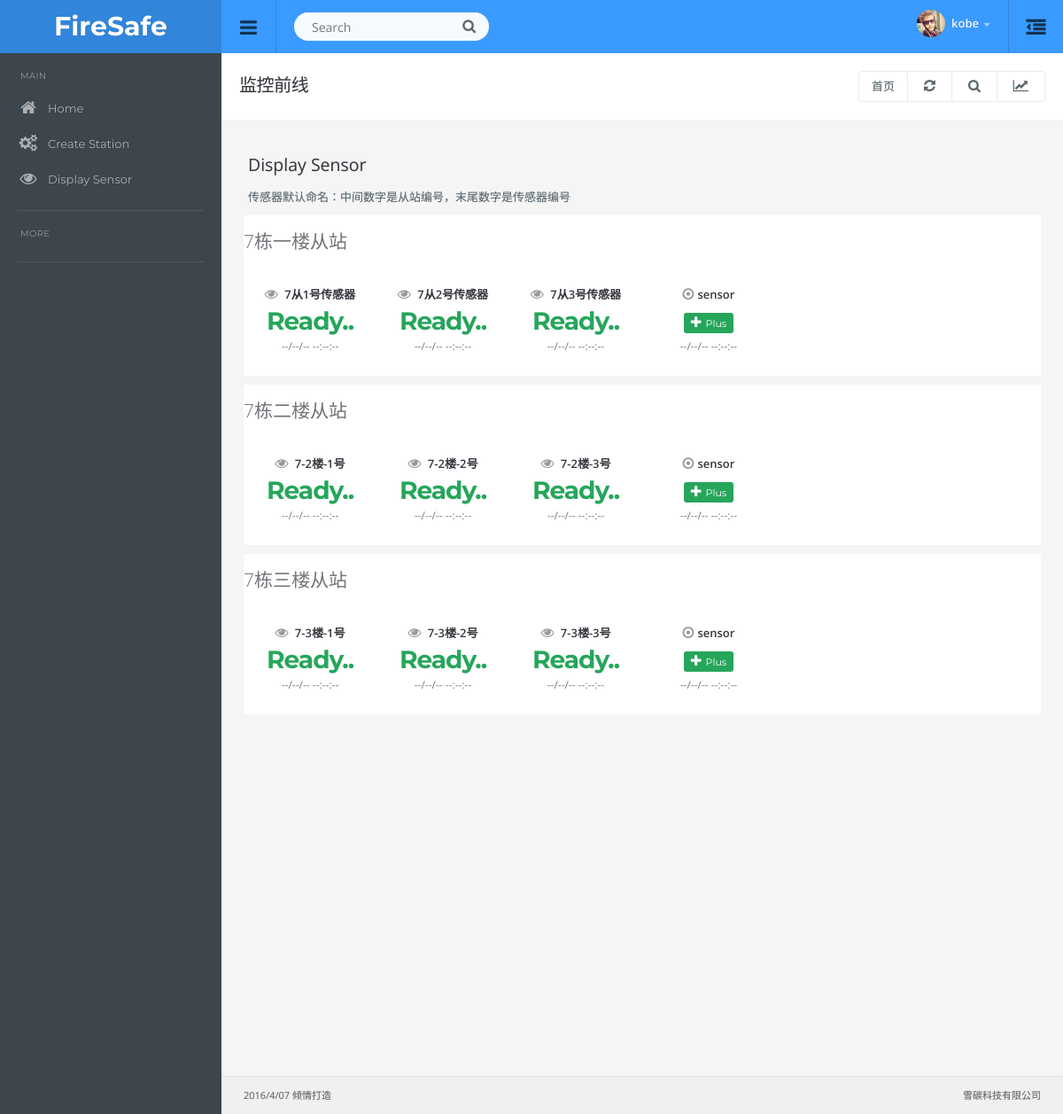
Screenshot of /sensor/display (signed in) with the database file from the repository.
### app/models.py (models this page shows, shortened)
class User(UserMixin, db.Model):
	__tablename__ = 'users'
	id            = db.Column(db.Integer,primary_key=True)
	email         = db.Column(db.String(64), unique=True, index=True)
	username      = db.Column(db.String(64),unique=True,index=True)
	role_id       = db.Column(db.Integer, db.ForeignKey('roles.id'))
	password_hash = db.Column(db.String(128))
	name          = db.Column(db.String(64))
	company       = db.Column(db.String(64))
	member_since  = db.Column(db.DateTime(), default=datetime.now)
	last_seen     = db.Column(db.DateTime(), default=datetime.now)
	understudy    = db.Column(db.Boolean(),default=True)
	def ping(self):
		self.last_seen = datetime.now()
		db.session.add(self)
	def can(self, permissions):
		return self.role is not None and \
		(self.role.permissions & permissions) == permissions
	def is_administrator(self):
		return self.can(Permission.ADMIN)
	class AnoymusUser(AnonymousUserMixin):
		def can(self, permissions):
			return False
		def is_administrator(self):
			return False
	login_manager.anonymous_user = AnoymusUser
	@property
	def password(self):
		raise AttributeError('password is not a readabel attribute')

class SonModel(db.Model):
    __tablename__ = 'sonmodels'
    id            = db.Column(db.Integer, primary_key=True)
    name 		  = db.Column(db.String(128), unique=True)
    slaveaddress  = db.Column(db.Integer, unique=True)
    location      = db.Column(db.String(128))
    sensorsNumber = db.Column(db.Integer)
    main_id       = db.Column(db.Integer, db.ForeignKey('mainmodels.id'))
    is_run        = db.Column(db.Boolean(), default=False)
    sensors       = db.relationship('Sensor', backref='sonmodel', lazy='dynamic')

class Sensor(db.Model):
	__tablename__ = 'sensors'
	id          = db.Column(db.Integer, primary_key=True)
	name		= db.Column(db.String(128), unique=True)
	location    = db.Column(db.String(128))
	slave_id    = db.Column(db.Integer)
	position    = db.Column(db.Integer)
	is_top      = db.Column(db.Boolean(), default=False)
	is_run      = db.Column(db.Boolean(), default=False)
	sonmodel_id = db.Column(db.Integer, db.ForeignKey('sonmodels.id'))

class SensorLog(db.Model):
	__tablename__ = 'sensorslog'
	id            = db.Column(db.Integer, primary_key=True)
	sensor_name   = db.Column(db.String(128), unique=True)
	position      = db.Column(db.Integer)
	slave_id      = db.Column(db.Integer)
	sensor_state  = db.Column(db.String(32), default=u'unOpen')
	create_time   = db.Column(db.DateTime(), default=datetime.now)
	updata_time   = db.Column(db.DateTime(), default=datetime.now)

### app/sensor/views.py (the view)
@sensor.route('/display')
@login_required
def display():
    sonmodel = SonModel.query.filter_by(is_run=False).all()
    if sonmodel is not None:
        for s in sonmodel:
            s.is_run = True
            count = 0
            while count < s.sensorsNumber:
                sname = 'Sensor_'+str(s.id)+'_'+str(count+1)
                sensor = Sensor(name=sname, location='default', slave_id=s.id, position=2*count)
                db.session.add(sensor)
                count += 1
            db.session.add(s)
            db.session.commit()
    sonmodels = SonModel.query.all()
    sensor = Sensor.query.all()
    slog = SensorLog.query.all()
    return render_template('displaysensor.html', sensor=sensor, sonmodels=sonmodels, sensorlog=slog)

### app/auth/views.py (called while the page is built)
@auth.before_app_request
def before_request():
	if current_user.is_authenticated():
		current_user.ping()

### app/main/__init__.py (called while the page is built)
@main.app_context_processor
def inject_permissions():
	return dict(Permission=Permission)

### app/models.py (called while the page is built)
@login_manager.user_loader
def load_user(user_id):
	return User.query.get(int(user_id))

### app/templates/displaysensor.html (shortened to what this page needs)
{% extends "base.html" %}
{% block content %}
  <div class="row">
    <div class="col-md-12">
      <h4>Display Sensor</h4>
        <p>传感器默认命名：中间数字是从站编号，末尾数字是传感器编号</p>
          {% for smodel in sonmodels %}
            <ul class="topstats clearfix">
              <p class="lead">{{ smodel.name }}</p>
              {% for sor in sensor %}
                {% if smodel.id == sor.slave_id %}
                  <li class="col-xs-6 col-lg-2">
                    <span class="title"><i class="fa fa-eye"></i> {{ sor.name }} </span>
                    {% if sor.is_run %}
                        {% for slog in sensorlog %}
                          {% if slog.slave_id == sor.slave_id and slog.position == sor.position %}
                              <h3 class="color-up" id="state_{{smodel.slaveaddress}}{{sor.position}}">
                                Ready..
                              </h3>
                          {% endif %}
                        {% endfor %}
                    {% else %}
                      <a href="{{ url_for('sensor.createSensor', id=sor.id) }}">
                        <h3 class="color-down">Not Started</h3>
                      </a>
                    {% endif %}
                    {% if sor.is_run %}
                      {% for slog in sensorlog %}
                        {% if slog.slave_id == sor.slave_id %}
                          {% if slog.position == sor.position %}
                            <span class="diff" id="time_{{smodel.slaveaddress}}{{sor.position}}">--/--/-- --:--:--</span>
                          {% endif %}
                        {% endif %}
                      {% endfor %}
                    {% endif %}
                  </li>
                {% endif %}
              {% endfor %}
              <li class="col-xs-6 col-lg-2" id="plusSensor">
                <span class="title"><i class="fa fa-dot-circle-o"></i>sensor</span>
                <h3><button onclick="plusSensor()" type="button" class="btn btn-success btn-xs"><i class="fa fa-plus"></i>Plus</button></h3>
                <span class="diff">--/--/-- --:--:--</span>
              </li>
            </ul>
          {% endfor %}
    </div>
  </div>
  <br><br><br><br><br><br><br><br><br>
  <br><br><br><br><br><br><br><br><br>
{% endblock %}

### app/templates/base.html (shortened to what this page needs)
<!DOCTYPE html>
<html lang="en">
  <head>
  {% block head %}
  <link href="/static/css/root.css" rel="stylesheet">
  {% endblock %}
  </head>
  <body>
  <div id="top" class="clearfix">
  	<div class="applogo">
  		<a href="{{ url_for('main.index') }}" class="logo">FireSafe</a>
  	</div>
    <a href="#" class="sidebar-open-button"><i class="fa fa-bars"></i></a>
    <form class="searchform">
      <input type="text" class="searchbox" id="searchbox" placeholder="Search">
      <span class="searchbutton"><i class="fa fa-search"></i></span>
    </form>
    <a href="#sidepanel" class="sidepanel-open-button"><i class="fa fa-outdent"></i></a>
    <ul class="top-right">
    {% if current_user.is_authenticated() %}
    <li class="dropdown link">
      <a href="#" data-toggle="dropdown" class="dropdown-toggle profilebox"><img src="/static/img/profileimg.png" alt="img"><b>{{current_user.username}}</b><span class="caret"></span></a>
    </li>
    {% else %}
    <a href="{{ url_for('auth.login') }}">
      <i class="fa fa-user"></i>&nbsp;&nbsp;Log In</a>
    </ul>
    {% endif %}
    </ul>
  </div>
<div class="sidebar clearfix">
<ul class="sidebar-panel nav">
  <li class="sidetitle">MAIN</li>
  <li><a href="{{ url_for('main.index') }}"><span class="icon color5"><i class="fa fa-home"></i></span>Home</a></li>
  <li><a href="{{ url_for('sensor.createSonModel') }}"><span class="icon color5"><i class="fa fa-cogs"></i></span>Create Station</a></li>
  <li><a href="{{ url_for('sensor.display') }}"><span class="icon color5"><i class="fa fa-eye"></i></span>Display Sensor</a></li>
</ul>
<ul class="sidebar-panel nav">
  <li class="sidetitle">MORE</li>
</ul>
</div>
<div class="content">
  <div class="page-header">
    <h1 class="title">监控前线</h1>
    <div class="right">
      <div class="btn-group" role="group" aria-label="...">
        <a href="{{ url_for('main.index') }}" class="btn btn-light">首页</a>
        <a href="#" class="btn btn-light"><i class="fa fa-refresh"></i></a>
        <a href="#" class="btn btn-light"><i class="fa fa-search"></i></a>
        <a href="#" class="btn btn-light" id="topstats"><i class="fa fa-line-chart"></i></a>
      </div>
    </div>
  </div>
<div class="container-default">
{% block content %}
{% endblock %}
</div>
<div class="row footer">
  {% block footer %}
  <div class="col-md-6 text-left">
  2016/4/07 倾情打造
  </div>
  <div class="col-md-6 text-right">
    雪碳科技有限公司
  </div>
  {% endblock %}
</div>
</div>
</body>
</html>

### rows the page displays
User: username "kobe"
SonModel: name "7栋一楼从站"
Sensor: name "7从1号传感器"
Sensor: name "7从2号传感器"
Sensor: name "7从3号传感器"
SonModel: name "7栋二楼从站"
Sensor: name "7-2楼-1号"
Sensor: name "7-2楼-2号"
Sensor: name "7-2楼-3号"
SonModel: name "7栋三楼从站"
Sensor: name "7-3楼-1号"
Sensor: name "7-3楼-2号"
Sensor: name "7-3楼-3号"
